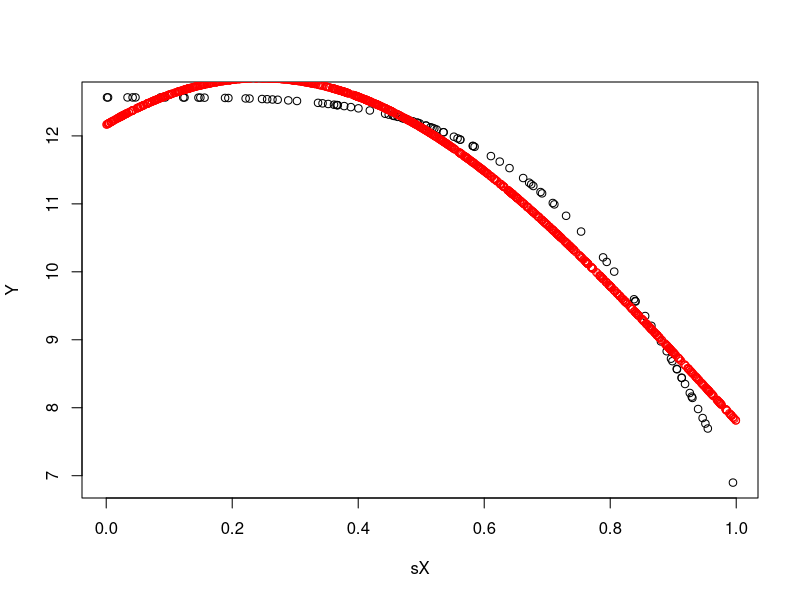

The R source for this figure:
library("DEoptimR")
#set.seed(30)
Obj <- function(X)
{
 return (cos(X*X)*4*3.1416)
}
fd <- function(xd, Beta, Mu, Sigma)
{
   total = 0
   for(p in 1:ncol(Beta))
   {
	total = total + Beta[1,p]*exp( - (  norm( matrix(xd) - matrix(Mu[p,]) )^2)/Sigma[1,p]  )	
   }

   return (total)
}
Phi <- function(Xd, Muj, Sigmaj)
{
   return (exp(- norm( matrix(Xd)-matrix(Muj))^2/Sigmaj ))
}
E <- function( Beta, Mu, Sigma, X, Y)
{
	total = 0
	for(d in 1:nrow(X))
	{
	   total = total+ (Y[d,] - fd(X[d,], Beta, Mu, Sigma))^2
	}
   return (total)
}
gradient_beta <- function(Beta, Mu, Sigma, X, Y)
{
	total = 0
	for(d in 1:nrow(X))
	{
	   for( j in 1:ncol(Beta) )
	   {
	     total = total + (Y[d, ]-fd(X[d, ], Beta, Mu, Sigma))*Phi(X[d, ], Mu[j,], Sigma[,j])
	   }
	}
   	return (total)
}
gradient_mu<- function(Beta, Mu, Sigma, X, Y)
{
	total = 0
	for(d in 1:nrow(X))
	{
	   for( j in 1:ncol(Beta) )
	   {
	     total = total + (Y[d, ]-fd(X[d,], Beta, Mu, Sigma))*Phi(X[d, ], Mu[j,], Sigma[,j])*( X[d,]-Mu[j])*(1.0/(Sigma[,j])) 
	   }
	}
   	return (total)
}
gradient_sigma<- function(Beta, Mu, Sigma, X, Y)
{
	total = 0
	for(d in 1:nrow(X))
	{
	   for( j in 1:ncol(Beta) )
	   {
	     total = total + (Y[d, ]-fd(X[d,], Beta, Mu, Sigma))*Phi(X[d, ], Mu[j,], Sigma[,j])*(norm(matrix(X[d,])- matrix(Mu[j,]))^2)/(Sigma[,j]^2)
	   }
	}
   	return (total)
}
##Función objetivo...
#E <- function( Beta, Mu, Sigma, X, Y)
#{
#	total = 0
#	for(d in 1:nrow(X))
#	{
#	   total = total+ (Y[d, ] - fd(X[d, ], Beta, Mu, Sigma))^2
#	}
#   return (total)
#}

RBF <- function(Y, P, X, Xp)
{

   D=ncol(X) ##calcular la dimension
   ##Vector pesos
   Beta = matrix(1,ncol=P)
   ##Vector varianzas
   Sigma = matrix(1,ncol=P)
   ##Matriz medias P X D
   Mu = matrix(1,ncol=D, nrow=P )
      
   ##Inicialización
   for(i in 1:P) {
    Beta[1,i] = runif(1,0.1,1)
    Sigma[1,i] = 0.8#*runif(1,0.0,1.0)
   
   	for(j in 1:D) {
   		Mu[i,j] = runif(1,0,1)	
   	}
   }
	## [ P, D, Beta, Sigma, Mu, X, Y] --> 1 + 1 + P + P + PxD + DxN + N
	data = c(Beta, Sigma, Mu)
	sizeind =2*P+(D*P)
	best = JDEoptim(rep(0,sizeind ), rep(2, sizeind), E <- function(Ind)
{
	myBeta = matrix(Ind[1:P], ncol=P)
	mySigma = matrix(Ind[ (P+1):(2*P)], ncol=P)
	myMu= matrix(Ind[ (2*P+1): (2*P+(D*P))], ncol=D)
	total = 0
	for(d in 1:nrow(X))
	{
	   total = total+ (Y[d, ] - fd(X[d, ], myBeta, myMu, mySigma))^2
	}
   return (total)
}  , tol = 1e-7, trace = TRUE, triter = 50, NP = 10, maxiter=100, tau_F=0.6, tau_CR=0.8)
	best = best$par
	print(best)
	Beta = matrix(best[1:P], ncol=P)
	Sigma = matrix(best[ (P+1):(2*P)], ncol=P)
	Mu= matrix(best[ (2*P+1): (2*P+(D*P))], ncol=D)

#   Beta = Beta/norm(Beta)
#   nite = 100
#   eta = 0.001
#   for( it in 1:nite)
#   {
#	Beta = Beta + eta*gradient_beta(Beta, Mu, Sigma, X, Y)
#	Mu = Mu + eta*gradient_mu(Beta, Mu, Sigma, X, Y)
#	Sigma = Sigma + eta*gradient_sigma(Beta, Mu, Sigma, X, Y)
##	pause(0.5)
##	print(Beta)
##	Sys.sleep(1)
#   }
   Yp = Xp;
   for( i in 1:nrow(Yp))
   {
	Yp[i,1]=0
	for( j in 1:ncol(Beta))
	{
	   Yp[i,] = Yp[i,]+ Beta[1,j]*Phi(Xp[i, ], Mu[j,], Sigma[1,j])
	}
   } 	
   return (Yp)
}
##
Sizetrain=100
##Generar datos de entrenamiento
sX = matrix( runif(Sizetrain, 0, 1), ncol=1)#nrow=Sizetrain)
#Y = matrix(sX*sX  + rnorm(100, 0, 0.1), nrow=100)
Y = matrix( Obj(sX) , nrow=Sizetrain, ncol=1)
N=100

##Datos de prueba...
X2 = matrix( runif( 1000, 0, 1),ncol=ncol(sX))

##Número de neuronas..
P=10
##Dimension

Y2= RBF(Y, P, sX, X2 )
plot(sX, Y)
points(X2, Y2, col='red')
print(sum( (Obj(X2)-Y2)*(Obj(X2)-Y2)  ))
#write.table(sX,file= "datax", sep="\t", col.names=FALSE, row.names=FALSE)
#write.table(Y,file= "datay", sep="\t", col.names=FALSE, row.names=FALSE)
#write.table(Y2,file= "datayp", sep="\t", col.names=FALSE, row.names=FALSE)
